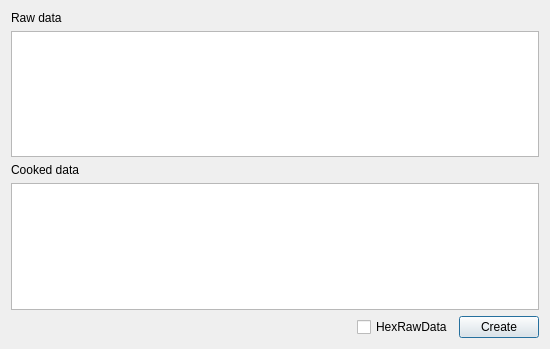
<?xml version="1.0" encoding="UTF-8"?>
<ui version="4.0">
 <class>SAKToolStringAssistant</class>
 <widget class="QDialog" name="SAKToolStringAssistant">
  <property name="geometry">
   <rect>
    <x>0</x>
    <y>0</y>
    <width>550</width>
    <height>349</height>
   </rect>
  </property>
  <property name="windowTitle">
   <string>String Assistant</string>
  </property>
  <layout class="QGridLayout" name="gridLayout">
   <item row="1" column="0" colspan="3">
    <widget class="QTextEdit" name="textEdit"/>
   </item>
   <item row="4" column="0">
    <spacer name="horizontalSpacer">
     <property name="orientation">
      <enum>Qt::Horizontal</enum>
     </property>
     <property name="sizeHint" stdset="0">
      <size>
       <width>40</width>
       <height>20</height>
      </size>
     </property>
    </spacer>
   </item>
   <item row="2" column="0">
    <widget class="QLabel" name="label_2">
     <property name="text">
      <string>Cooked data</string>
     </property>
    </widget>
   </item>
   <item row="0" column="0" colspan="3">
    <widget class="QLabel" name="label">
     <property name="text">
      <string>Raw data</string>
     </property>
    </widget>
   </item>
   <item row="3" column="0" colspan="3">
    <widget class="QTextBrowser" name="textBrowser"/>
   </item>
   <item row="4" column="2">
    <widget class="QPushButton" name="createPushButton">
     <property name="text">
      <string>Create</string>
     </property>
    </widget>
   </item>
   <item row="4" column="1">
    <widget class="QCheckBox" name="hexRawDataCheckBox">
     <property name="text">
      <string>HexRawData</string>
     </property>
    </widget>
   </item>
  </layout>
 </widget>
 <resources/>
 <connections/>
</ui>
